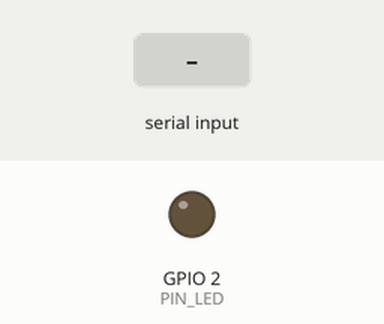
The sketch below on a simulated ESP32. Shown: output pins drawn as LEDs (lit = HIGH). Dashed ring = blinking. Inputs (shaded band) come from the test bench. WiFi joins after 1.5 s; servers stay silent unless stated; what the sketch prints to the serial monitor is not drawn.

Above: at 2.7 s.
2.8 s: byte 30 received over Serial
At 3.46 s:
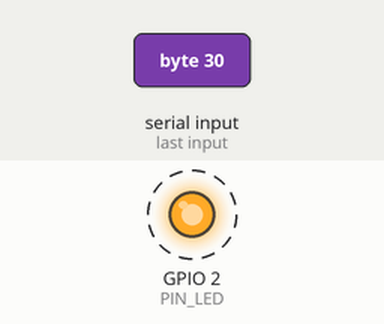
5.8 s: byte 90 received over Serial
8.8 s: byte 120 received over Serial
At 9.47 s:
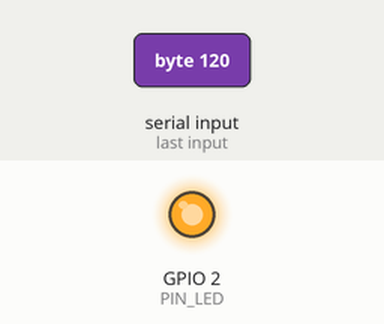
Timing chart, 0 to 17.8 s (numbered marks = the images above; inputs shaded):
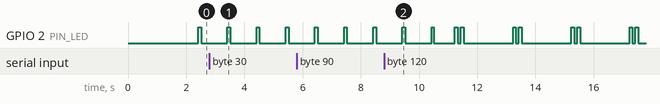

The sketch:

my_esp32_led.ino
```cpp
/*
 *  This sketch sends data via HTTP GET requests to data.sparkfun.com service.
 *
 *  You need to get streamId and privateKey at data.sparkfun.com and paste them
 *  below. Or just customize this script to talk to other HTTP servers.
 *
 */
#include <Arduino.h>
#include <WiFi.h>
#include <Ticker.h>


int value = 0;
int led_sta = 0;

Ticker tickerSetLow,tickerSetHigh;

const char* ssid     = "Tigerots";
const char* password = "9955995599";

const char* host = "data.sparkfun.com";
const char* streamId   = "....................";
const char* privateKey = "....................";

void set_led_sta(int sta)
{
    led_sta = sta;
}

void setup()
{
    Serial.begin(115200);//打开串口
    delay(10);

    // We start by connecting to a WiFi network

    Serial.println();
    Serial.println();
    Serial.print("Connecting to ");
    Serial.println(ssid);

    WiFi.begin(ssid, password);

    while (WiFi.status() != WL_CONNECTED) {
        delay(500);
        Serial.print(".");
    }

    Serial.println("");
    Serial.println("WiFi connected");
    Serial.println("IP address: ");
    Serial.println(WiFi.localIP());

    // 每隔xs调用一次
    tickerSetLow.attach(20, set_led_sta, 0);
    tickerSetHigh.attach(9, set_led_sta, 2);
}

void loop()
{
      my_led_run(led_sta);
      my_serial_read();

//    delay(5000);
//    ++value;
//
//    Serial.print("connecting to ");
//    Serial.println(host);
//
//    // Use WiFiClient class to create TCP connections
//    WiFiClient client;
//    const int httpPort = 80;
//    if (!client.connect(host, httpPort)) {
//        Serial.println("connection failed");
//        return;
//    }
//
//    // We now create a URI for the request
//    String url = "/input/";
//    url += streamId;
//    url += "?private_key=";
//    url += privateKey;
//    url += "&value=";
//    url += value;
//
//    Serial.print("Requesting URL: ");
//    Serial.println(url);
//
//    // This will send the request to the server
//    client.print(String("GET ") + url + " HTTP/1.1\r\n" +
//                 "Host: " + host + "\r\n" +
//                 "Connection: close\r\n\r\n");
//    unsigned long timeout = millis();
//    while (client.available() == 0) {
//        if (millis() - timeout > 5000) {
//            Serial.println(">>> Client Timeout !");
//            client.stop();
//            return;
//        }
//    }
//
//    // Read all the lines of the reply from server and print them to Serial
//    while(client.available()) {
//        String line = client.readStringUntil('\r');
//        Serial.print(line);
//    }
//
//    Serial.println();
//    Serial.println("closing connection");
}


/********************************************************
 * LED指示灯闪烁函数
*********************************************************/
#define PIN_LED 2
#define my_led_off  digitalWrite(PIN_LED,LOW)
#define my_led_on   digitalWrite(PIN_LED,HIGH)
int lastTime = 0, currTime = 0;
void my_led_run(int sta)
{
    pinMode(PIN_LED, OUTPUT);// LED引脚初始化
    currTime = millis();
    switch(sta)
    {
        case 0:
            if((currTime - lastTime) > 1000)
            {
                lastTime = currTime;
                my_led_off;//关闭LED
            }
            else if((currTime - lastTime) > 900)
            {
                my_led_on;//点亮LED
            }
            else
            {
                my_led_off;//关闭LED
            }
        break;
        case 1:
            if((currTime - lastTime) > 1000)
            {
                lastTime = currTime;
                my_led_off;//关闭LED
            }
            else if((currTime - lastTime) > 500)
            {
                my_led_on;//点亮LED
            }
            else
            {
                my_led_off;//关闭LED
            }
        break;
        case 2:
            if((currTime - lastTime) > 2000)
            {
                lastTime = currTime;
                my_led_off;
            }
            else if((currTime - lastTime) > 1900)
            {
                my_led_on;
            }
            else if((currTime - lastTime) > 1800)
            {
                my_led_off;
            }
            else if((currTime - lastTime) > 1700)
            {
                my_led_on;
            }
            else
            {
                my_led_off;
            }
        break;
        default:
          my_led_on;
        break;
    }
}
//串口接收函数
void my_serial_read(void)
{
    //如果缓冲区中有数据,则读取并输出
    if(Serial.available()>0)
    {
        char ch = Serial.read();
        Serial.print(ch);
        if((ch<0x33)&&(ch>=0x30))
        {
            led_sta = ch-0x30;
        }
    }
}
```
